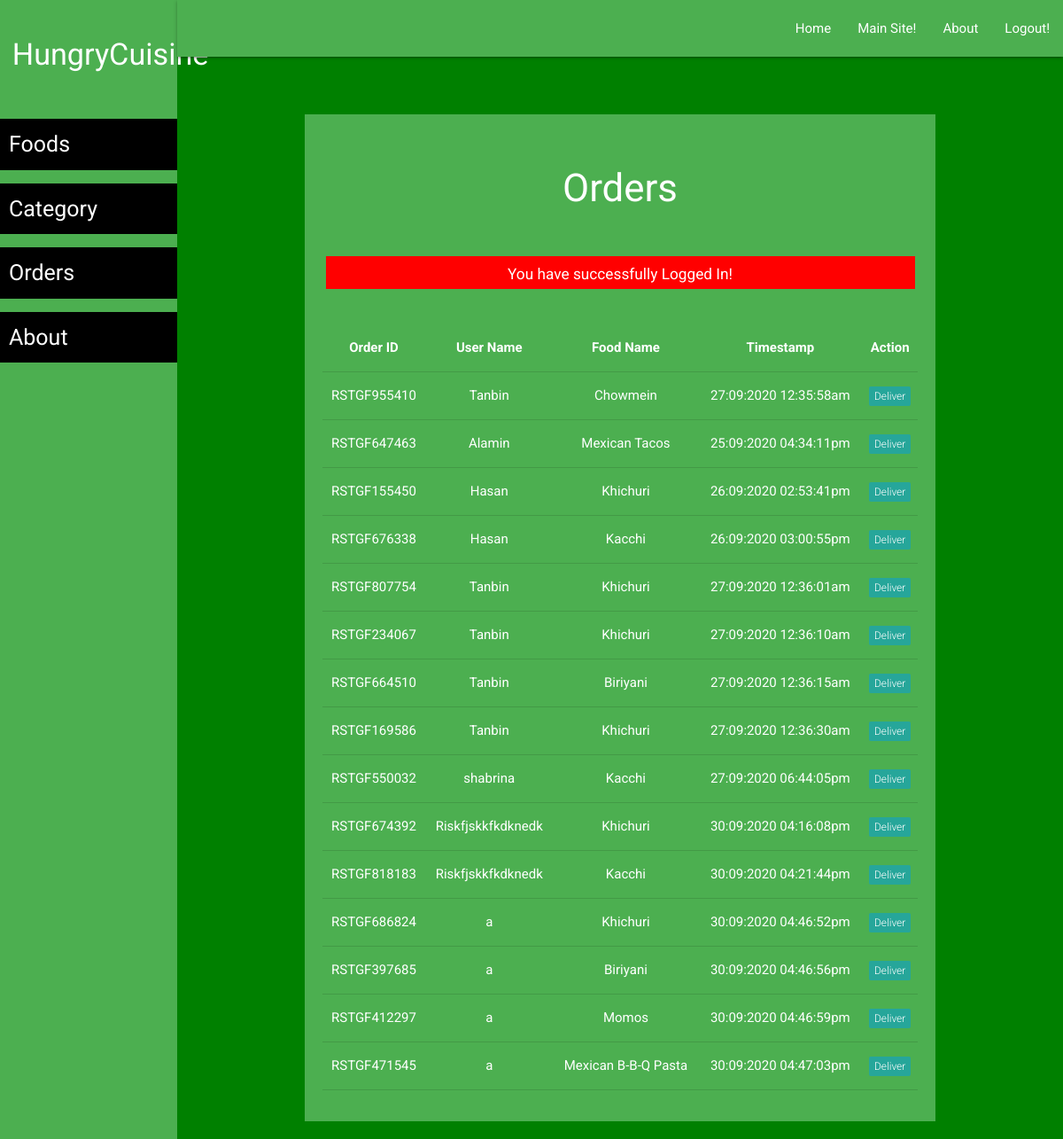
Page /admin/order-list.php (signed in) on the committed database.
### tables this page shows
CREATE TABLE `orders` (
  `id` int(11) NOT NULL,
  `order_id` varchar(20) NOT NULL,
  `user_id` varchar(10) NOT NULL,
  `food_id` varchar(10) NOT NULL,
  `food_name` text NOT NULL,
  `user_name` varchar(100) NOT NULL,
  `price` int(11) NOT NULL,
  `timestamp` varchar(50) NOT NULL
);

CREATE TABLE `food` (
  `id` int(11) NOT NULL,
  `cat_id` int(10) NOT NULL,
  `fname` varchar(50) NOT NULL,
  `price` int(11) NOT NULL,
  `description` varchar(250) NOT NULL
);

### admin/order-list.php (the view, shortened to what this page needs)
<?php require('layout/header.php'); ?>
<?php require('layout/left-sidebar-long.php'); ?>
<?php require('layout/topnav.php'); ?>
<?php require('layout/left-sidebar-short.php'); ?>
<?php
require('../backends/connection-pdo.php');
$sql = 'SELECT orders.order_id, orders.user_name, orders.timestamp, food.fname FROM orders LEFT JOIN food ON orders.food_id = food.id';
$query  = $pdoconn->prepare($sql);
$query->execute();
$arr_all = $query->fetchAll(PDO::FETCH_ASSOC);
?>
<div class="section white-text" style="background: #4caf50;">
	<div class="section">
		<h3>Orders</h3>
	</div>
  <?php
    if (isset($_SESSION['msg'])) {
        echo '<div class="section center" style="margin: 5px 35px;"><div class="row" style="background: red; color: white;">
        <div class="col s12">
            <h6>'.$_SESSION['msg'].'</h6>
            </div>
        </div></div>';
    }
    ?>
	<div class="section center" style="padding: 20px;">
		<table class="centered responsive-table">
        <thead>
          <tr>
              <th>Order ID</th>
              <th>User Name</th>
              <th>Food Name</th>
              <th>Timestamp</th>
              <th>Action</th>
          </tr>
        </thead>
        <tbody>
          <?php
            foreach ($arr_all as $key) {
          ?>
          <tr>
            <td><?php echo $key['order_id']; ?></td>
            <td><?php echo $key['user_name']; ?></td>
            <td><?php echo $key['fname']; ?></td>
            <td><?php echo $key['timestamp']; ?></td>
            <td><a href="../backends/admin/order-delete.php?id=<?php echo $key['order_id']; ?>"><span class="new badge" data-badge-caption="">Deliver</span></a></td>
          </tr>
          <?php } ?>
        </tbody>
      </table>
	</div>
</div>
<?php require('layout/footer.php'); ?>

### css/form-style.css (style rules this page uses)
body { background: #4caf50; font-family: "Roboto", sans-serif; -webkit-font-smoothing: antialiased; -moz-osx-font-smoothing: grayscale; }
.row { margin-bottom: 0 !important; }
.col { padding: 0 !important; }

### rows in the picture
orders: order "RSTGF955410", user_name "Tanbin", food.fname "Chowmein", timestamp "27:09:2020 12:35:58am"
orders: order "RSTGF647463", user_name "Alamin", food.fname "Mexican Tacos", timestamp "25:09:2020 04:34:11pm"
orders: order "RSTGF155450", user_name "Hasan", food.fname "Khichuri", timestamp "26:09:2020 02:53:41pm"
orders: order "RSTGF676338", user_name "Hasan", food.fname "Kacchi", timestamp "26:09:2020 03:00:55pm"
orders: order "RSTGF807754", user_name "Tanbin", food.fname "Khichuri", timestamp "27:09:2020 12:36:01am"
orders: order "RSTGF234067", user_name "Tanbin", food.fname "Khichuri", timestamp "27:09:2020 12:36:10am"
orders: order "RSTGF664510", user_name "Tanbin", food.fname "Biriyani", timestamp "27:09:2020 12:36:15am"
orders: order "RSTGF169586", user_name "Tanbin", food.fname "Khichuri", timestamp "27:09:2020 12:36:30am"
orders: order "RSTGF550032", user_name "shabrina", food.fname "Kacchi", timestamp "27:09:2020 06:44:05pm"
orders: order "RSTGF674392", user_name "Riskfjskkfkdknedk", food.fname "Khichuri", timestamp "30:09:2020 04:16:08pm"
orders: order "RSTGF818183", user_name "Riskfjskkfkdknedk", food.fname "Kacchi", timestamp "30:09:2020 04:21:44pm"
orders: order "RSTGF686824", user_name "a", food.fname "Khichuri", timestamp "30:09:2020 04:46:52pm"
orders: order "RSTGF397685", user_name "a", food.fname "Biriyani", timestamp "30:09:2020 04:46:56pm"
orders: order "RSTGF412297", user_name "a", food.fname "Momos", timestamp "30:09:2020 04:46:59pm"
orders: order "RSTGF471545", user_name "a", food.fname "Mexican B-B-Q Pasta", timestamp "30:09:2020 04:47:03pm"

### other values in the picture
$_SESSION['msg'] "You have successfully Logged In!"
